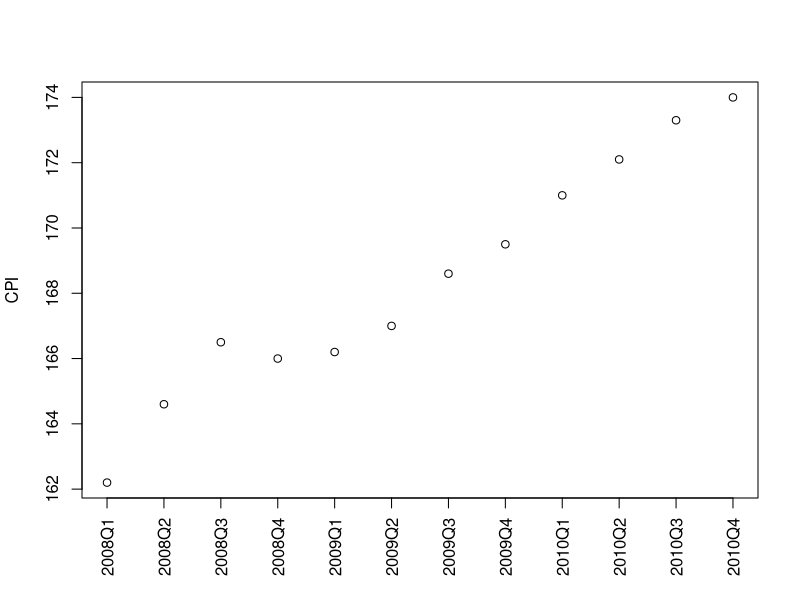

The R source for this figure:
library(e1071)
year <- rep(2008:2010, each = 4)
quarter <- rep(1:4, 3)
cpi <- c(162.2, 164.6, 166.5, 166, 166.2, 167, 168.6, 169.5, 171,
         172.1, 173.3, 174)
plot(cpi, xaxt = "n", ylab = "CPI", xlab = "")
# draw x-axis, where   las=3 makes text vertical
axis(1, labels = paste(year, quarter, sep = "Q"), at = 1:12, las = 3)

## correlation between CPI and year / quarter
cor(year, cpi)
## [1] 0.9096316
cor(quarter, cpi)
## [1] 0.3738028
## build a linear regression model with function lm()
fit <- lm(cpi ~ year + quarter)
fit
# cpi = c0 + c1  year + c2  quarter
# What will the CPI be in 2011?
cpi2011 <- fit$coefficients[[1]] +
  fit$coefficients[[2]] * 2011 +
  fit$coefficients[[3]] * (1:4)
cpi2011
fit$coefficients

data2011 <- data.frame(year = 2011, quarter = 1:4)
cpi2011 <- predict(fit, newdata = data2011)
cpi2011

